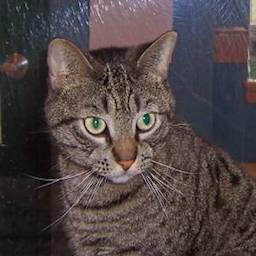
#> input picture cat.jpg, 256 x 256 px
$ python geotrans.py
#> lines starting #> are read from the running program, lines starting #| are printed output that depends on the picture
import cv2
import numpy as np
from matplotlib import pyplot as plt

img = cv2.imread('cat.jpg')
#> img is the input picture: shape (256, 256, 3); mean B, G, R 68.8, 68.7, 79.5
rows, cols, _ = img.shape
#> rows = 256; cols = 256
# resize
res=cv2.resize(img, None, fx=1.5, fy=1.5, interpolation=cv2.INTER_CUBIC)
# OR
# height,width=img.shape[:2]
# res=cv2.resize(img,(2*width, 2*height),interpolation=cv2.INTER_CUBIC)

# translation
params = np.float32([
    [1, 0, 100],
    [0, 1, 100]
])
trans = cv2.warpAffine(img, params, (rows, cols))
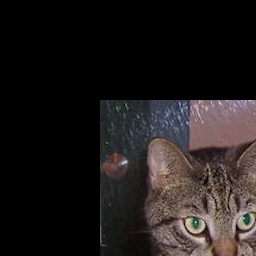
#> trans: shape (256, 256, 3); mean B, G, R 27.1, 27.7, 32.1

# rotation
# getRotationMatrix2D(center, angle, zoom ratio)
params = cv2.getRotationMatrix2D((cols / 2, rows / 2), 45, 0.6)
rotation = cv2.warpAffine(img, params, (rows, cols))
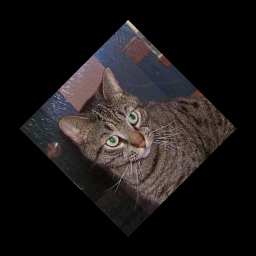
#> rotation: shape (256, 256, 3); mean B, G, R 24.8, 24.7, 28.6

# affine
carplate = cv2.imread('carplate.jpg')
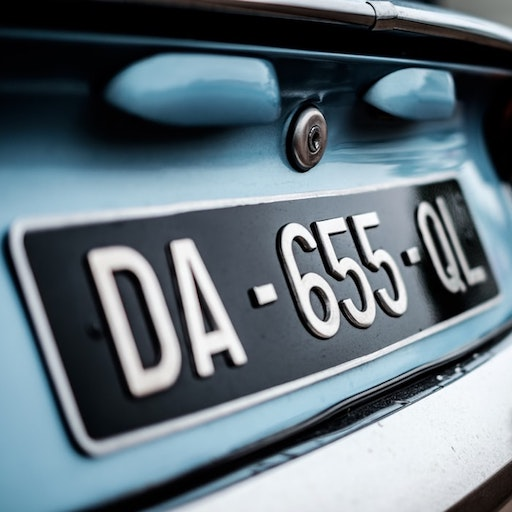
#> input picture carplate.jpg, 512 x 512 px
#> carplate is the input picture: shape (512, 512, 3); mean B, G, R 124.1, 115, 100.4
pts = np.float32([[20, 233], [459, 179], [499, 293], [86, 443]])
pts_ = np.float32([[0, 0], [345, 0], [345, 150], [0, 150]])
params = cv2.getPerspectiveTransform(pts, pts_)
carplate_ = cv2.warpPerspective(carplate, params, (345, 150))
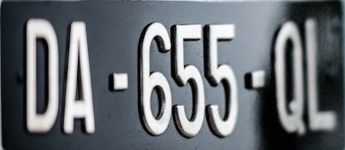
#> carplate_: shape (150, 345, 3); mean B, G, R 114.4, 108.8, 103.5
carplate = cv2.cvtColor(carplate, cv2.COLOR_BGR2RGB)
carplate_ = cv2.cvtColor(carplate_, cv2.COLOR_BGR2RGB)

plt.subplot(231), plt.imshow(res), plt.title('Resize')
plt.subplot(232), plt.imshow(trans), plt.title('Translation')
plt.subplot(233), plt.imshow(rotation), plt.title('Rotation')
plt.subplot(223), plt.imshow(carplate), plt.title('Before Affine')
plt.subplot(224), plt.imshow(carplate_), plt.title('After Affine')
plt.show()
#> figure, not shown here; B, G, R data is drawn as R, G, B
